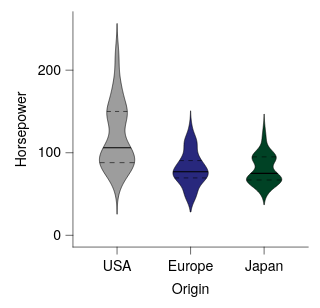

Express this chart as Vega-Lite.
### Vega-Lite specification from a JSON file in a GitHub repository (floating-point values rounded to 4 significant figures; data arrays with more than 128 entries replaced by an {"elided": "..."} marker saying what was removed)
{"background": null, "config": {"arc": {"fill": "#DBDBDB", "fillOpacity": 1.0, "innerRadius": 25.0, "padAngle": 0.03, "stroke": "black", "strokeOpacity": 1, "strokeWidth": 0.25}, "area": {"fill": "#DBDBDB", "fillOpacity": 1.0, "stroke": "black", "strokeOpacity": 1, "strokeWidth": 0.25}, "axis": {"domain": true, "domainCap": "round", "domainColor": "black", "domainWidth": 0.25, "grid": false, "gridCap": "round", "gridColor": "#F1F1F1", "gridDash": [0, 0], "gridOpacity": 1.0, "gridWidth": 0.25, "labelColor": "black", "labelFont": "Helvetica Neue, HelveticaNeue, Helvetica, Arial, sans-serif", "labelFontSize": 6, "labelFontStyle": "normal", "labelFontWeight": 400, "offset": 0, "ticks": true, "tickCap": "round", "tickColor": "black", "tickRound": false, "tickSize": 3.0, "tickWidth": 0.25, "titleColor": "black", "titleFont": "Helvetica Neue, HelveticaNeue, Helvetica, Arial, sans-serif", "titleFontSize": 6, "titleFontStyle": "normal", "titleFontWeight": 400}, "axisX": {"domain": true, "labelAlign": "center", "labelAngle": 0, "labels": true, "ticks": true, "translate": 0}, "axisY": {"domain": true, "labelAlign": "right", "labelAngle": 0, "labels": true, "ticks": true, "translate": 0}, "axisRight": {"domain": true, "labelAlign": "left", "labelAngle": 0, "labels": true, "ticks": true, "translate": 0}, "axisTop": {"domain": true, "labelAlign": "center", "labelAngle": 0, "labels": true, "ticks": true, "translate": 0}, "axisBand": {"tickOffset": 0}, "bar": {"fill": "#DBDBDB", "fillOpacity": 1.0, "stroke": "black", "strokeOpacity": 1, "strokeWidth": 0.25}, "boxplot": {"size": 9.0, "ticks": {"cornerRadius": 0.25, "fill": "black", "opacity": 1, "size": 4.5, "thickness": 0.25}, "box": {"fillOpacity": 1.0, "stroke": "black", "strokeOpacity": 1, "strokeWidth": 0.25}, "median": {"cornerRadius": 0, "fill": "black", "fillOpacity": 1.0, "opacity": 1, "size": 9.0, "thickness": 0.25}, "rule": {"fill": "black", "fillOpacity": 1.0, "size": 10.0, "stroke": "black", "strokeDash": [0, 0], "strokeOpacity": 1, "strokeWidth": 0.25}, "outliers": {"color": "black", "fill": "black", "fillOpacity": 1.0, "size": 0, "stroke": "black", "strokeOpacity": 1, "strokeWidth": 0.25}}, "circle": {"fill": "black", "fillOpacity": 1.0, "size": 1.25, "stroke": null, "strokeOpacity": 1, "strokeWidth": 0.25}, "errorband": {"band": {"fillOpacity": 0.6, "stroke": null, "strokeWidth": 0.25, "strokeOpacity": 1}, "borders": {"opacity": 0, "strokeOpacity": 1, "strokeWidth": 0.25}}, "errorbar": {"opacity": 1, "rule": {"strokeDash": [0, 0], "strokeWidth": 0.25}, "ticks": {"color": "black", "cornerRadius": 0.125, "opacity": 1, "size": 6.0, "thickness": 0.25}, "thickness": 0.25}, "font": "Helvetica Neue, HelveticaNeue, Helvetica, Arial, sans-serif", "geoshape": {"fill": "#DBDBDB", "fillOpacity": 1.0, "stroke": "black", "strokeOpacity": 1, "strokeWidth": 0.25}, "header": {"labelColor": "black", "labelFont": "Helvetica Neue, HelveticaNeue, Helvetica, Arial, sans-serif", "labelFontSize": 6, "labelFontStyle": "normal", "labelFontWeight": 400, "titleColor": "black", "titleFont": "Helvetica Neue, HelveticaNeue, Helvetica, Arial, sans-serif", "titleFontSize": 6, "titleFontStyle": "normal", "titleFontWeight": 400, "titlePadding": 0}, "legend": {"disable": false, "offset": 4.5, "titlePadding": 4, "labelOffset": 2, "gradientLabelOffset": 2, "columnPadding": 4, "rowPadding": 2, "gradientThickness": 5, "gradientOpacity": 1.0, "gradientStrokeColor": "black", "gradientStrokeWidth": 0.25, "labelColor": "black", "labelFont": "Helvetica Neue, HelveticaNeue, Helvetica, Arial, sans-serif", "labelFontSize": 6, "labelFontStyle": "normal", "labelFontWeight": 400, "strokeColor": "black", "strokeWidth": 0, "symbolSize": 36, "symbolStrokeColor": "black", "symbolStrokeWidth": 0.25, "titleColor": "black", "titleFont": "Helvetica Neue, HelveticaNeue, Helvetica, Arial, sans-serif", "titleFontSize": 6, "titleFontStyle": "normal", "titleFontWeight": 400}, "line": {"color": "black", "stroke": "black", "strokeCap": "butt", "strokeDash": [0, 0], "strokeOpacity": 1, "strokeWidth": 0.5}, "point": {"filled": true, "fill": "#DBDBDB", "fillOpacity": 1.0, "size": 5.0, "stroke": "black", "strokeOpacity": 1, "strokeWidth": 0.25}, "range": {"category": ["#9D9D9D", "#28287D", "#004225", "#47266F", "#00605D", "#DBDBDB", "#7983C1", "#6E927B", "#937FB4", "#699A97"], "diverging": {"scheme": ["#4F4265", "#6A5C82", "#85789D", "#A196B7", "#BDB5CE", "#D8D6DD", "#F6F6F6", "#CED8D7", "#9DBFBD", "#75A3A0", "#518683", "#326967", "#164D4B"]}, "heatmap": {"scheme": ["#440154", "#472270", "#433E82", "#38598C", "#2C728E", "#238A8D", "#24A086", "#39B578", "#5DC862", "#96D646", "#CAE02D", "#FDE724"]}, "ordinal": {"scheme": ["#F1F1F1", "#DBDBDB", "#C6C6C6", "#B2B2B2", "#9D9D9D", "#898989", "#767676", "#636363", "#515151", "#404040", "#2F2F2F", "#1F1F1F"]}, "ramp": {"scheme": ["#440154", "#472270", "#433E82", "#38598C", "#2C728E", "#238A8D", "#24A086", "#39B578", "#5DC862", "#96D646", "#CAE02D", "#FDE724"]}}, "rule": {"color": "black", "stroke": "black", "strokeCap": "round", "strokeDash": [2, 2], "strokeOpacity": 1, "strokeWidth": 0.25}, "scale": {"barBandPaddingInner": 0.1, "rectBandPaddingInner": 0, "tickBandPaddingInner": 0.1, "bandPaddingOuter": 0.1, "bandWithNestedOffsetPaddingInner": 0.2, "bandWithNestedOffsetPaddingOuter": 0.2, "offsetBandPaddingInner": 0, "offsetBandPaddingOuter": 0, "continuousPadding": 5.0, "round": false}, "rect": {"fill": "#DBDBDB", "fillOpacity": 1.0, "stroke": "black", "strokeOpacity": 1, "strokeWidth": 0.25}, "square": {"fill": "#DBDBDB", "fillOpacity": 1.0, "size": 10.0, "stroke": "black", "strokeOpacity": 1, "strokeWidth": 0.25}, "text": {"color": "black", "font": "Helvetica Neue, HelveticaNeue, Helvetica, Arial, sans-serif", "fontSize": 6, "fontStyle": "normal", "fontWeight": 400}, "tick": {"color": "black", "cornerRadius": 0.125, "opacity": 1.0, "size": 9.0, "thickness": 0.25}, "title": {"anchor": "middle", "frame": "group", "color": "black", "font": "Helvetica Neue, HelveticaNeue, Helvetica, Arial, sans-serif", "fontSize": 6, "fontStyle": "normal", "fontWeight": 400, "subtitleColor": "black", "subtitleFont": "Helvetica Neue, HelveticaNeue, Helvetica, Arial, sans-serif", "subtitleFontSize": 6, "subtitleFontStyle": "normal", "subtitleFontWeight": 400}, "trail": {"color": "black", "opacity": 1, "size": 0.5}, "view": {"continuousWidth": 100, "continuousHeight": 100, "discreteWidth": 100, "discreteHeight": 100, "fill": null, "stroke": null, "strokeWidth": 0.25}}, "layer": [{"data": {"name": "data-206e5ea21200a9578be6eea6c4c70f28"}, "mark": {"type": "line", "fillOpacity": 1.0, "filled": true, "stroke": "black", "strokeOpacity": 1, "strokeWidth": 0.25}, "encoding": {"color": {"field": "__group", "legend": null, "scale": {"domain": ["USA", "Europe", "Japan"]}, "sort": ["USA", "Europe", "Japan"], "title": null, "type": "nominal"}, "order": {"field": "__order", "type": "quantitative"}, "x": {"axis": null, "field": "__x", "scale": {"domain": [0, 100], "padding": 0, "nice": false}, "type": "quantitative"}, "y": {"field": "__y", "title": "Horsepower", "type": "quantitative", "scale": {"nice": false}}}}, {"data": {"values": [{"__group": "USA", "__y": 88.0, "__x": 11.36, "__x2": 26.14, "__dysonsphere__": 1}]}, "mark": {"type": "rule", "color": "black", "strokeCap": "butt", "strokeDash": [2.111, 2.111], "strokeWidth": 0.25}, "encoding": {"x": {"axis": null, "field": "__x", "scale": {"domain": [0, 100], "padding": 0, "nice": false}, "type": "quantitative"}, "x2": {"field": "__x2"}, "y": {"field": "__y", "title": "Horsepower", "type": "quantitative", "scale": {"nice": false}}}}, {"data": {"values": [{"__group": "USA", "__y": 150.0, "__x": 14.4, "__x2": 23.1, "__dysonsphere__": 1}]}, "mark": {"type": "rule", "color": "black", "strokeCap": "butt", "strokeDash": [1.742, 1.742], "strokeWidth": 0.25}, "encoding": {"x": {"axis": null, "field": "__x", "scale": {"domain": [0, 100], "padding": 0, "nice": false}, "type": "quantitative"}, "x2": {"field": "__x2"}, "y": {"field": "__y", "title": "Horsepower", "type": "quantitative", "scale": {"nice": false}}}}, {"data": {"values": [{"__group": "Europe", "__y": 69.5, "__x": 43.2, "__x2": 56.8, "__dysonsphere__": 1}]}, "mark": {"type": "rule", "color": "black", "strokeCap": "butt", "strokeDash": [1.944, 1.944], "strokeWidth": 0.25}, "encoding": {"x": {"axis": null, "field": "__x", "scale": {"domain": [0, 100], "padding": 0, "nice": false}, "type": "quantitative"}, "x2": {"field": "__x2"}, "y": {"field": "__y", "title": "Horsepower", "type": "quantitative", "scale": {"nice": false}}}}, {"data": {"values": [{"__group": "Europe", "__y": 90.5, "__x": 45.23, "__x2": 54.77, "__dysonsphere__": 1}]}, "mark": {"type": "rule", "color": "black", "strokeCap": "butt", "strokeDash": [1.907, 1.907], "strokeWidth": 0.25}, "encoding": {"x": {"axis": null, "field": "__x", "scale": {"domain": [0, 100], "padding": 0, "nice": false}, "type": "quantitative"}, "x2": {"field": "__x2"}, "y": {"field": "__y", "title": "Horsepower", "type": "quantitative", "scale": {"nice": false}}}}, {"data": {"values": [{"__group": "Japan", "__y": 67.0, "__x": 73.77, "__x2": 88.73, "__dysonsphere__": 1}]}, "mark": {"type": "rule", "color": "black", "strokeCap": "butt", "strokeDash": [2.137, 2.137], "strokeWidth": 0.25}, "encoding": {"x": {"axis": null, "field": "__x", "scale": {"domain": [0, 100], "padding": 0, "nice": false}, "type": "quantitative"}, "x2": {"field": "__x2"}, "y": {"field": "__y", "title": "Horsepower", "type": "quantitative", "scale": {"nice": false}}}}, {"data": {"values": [{"__group": "Japan", "__y": 95.0, "__x": 76.13, "__x2": 86.37, "__dysonsphere__": 1}]}, "mark": {"type": "rule", "color": "black", "strokeCap": "butt", "strokeDash": [2.049, 2.049], "strokeWidth": 0.25}, "encoding": {"x": {"axis": null, "field": "__x", "scale": {"domain": [0, 100], "padding": 0, "nice": false}, "type": "quantitative"}, "x2": {"field": "__x2"}, "y": {"field": "__y", "title": "Horsepower", "type": "quantitative", "scale": {"nice": false}}}}, {"data": {"values": [{"__group": "USA", "__y": 105.3, "__x": 12.72, "__x2": 24.78, "__dysonsphere__": 1}, {"__group": "USA", "__y": 105.6, "__x": 12.76, "__x2": 24.74, "__dysonsphere__": 1}, {"__group": "USA", "__y": 106.0, "__x": 12.83, "__x2": 24.67, "__dysonsphere__": 1}, {"__group": "USA", "__y": 106.7, "__x": 12.95, "__x2": 24.55, "__dysonsphere__": 1}, {"__group": "Europe", "__y": 76.35, "__x": 42.52, "__x2": 57.48, "__dysonsphere__": 1}, {"__group": "Europe", "__y": 76.88, "__x": 42.54, "__x2": 57.46, "__dysonsphere__": 1}, {"__group": "Europe", "__y": 77.0, "__x": 42.55, "__x2": 57.45, "__dysonsphere__": 1}, {"__group": "Europe", "__y": 77.5, "__x": 42.59, "__x2": 57.41, "__dysonsphere__": 1}, {"__group": "Europe", "__y": 77.65, "__x": 42.6, "__x2": 57.4, "__dysonsphere__": 1}, {"__group": "Japan", "__y": 74.35, "__x": 75.27, "__x2": 87.23, "__dysonsphere__": 1}, {"__group": "Japan", "__y": 74.63, "__x": 75.38, "__x2": 87.12, "__dysonsphere__": 1}, {"__group": "Japan", "__y": 75.0, "__x": 75.52, "__x2": 86.98, "__dysonsphere__": 1}, {"__group": "Japan", "__y": 75.18, "__x": 75.59, "__x2": 86.91, "__dysonsphere__": 1}, {"__group": "Japan", "__y": 75.65, "__x": 75.76, "__x2": 86.74, "__dysonsphere__": 1}]}, "mark": {"type": "area", "fill": "black", "fillOpacity": 1, "opacity": 1, "stroke": null, "strokeWidth": 0}, "encoding": {"detail": {"field": "__group", "type": "nominal"}, "x": {"axis": null, "field": "__x", "scale": {"domain": [0, 100], "padding": 0, "nice": false}, "type": "quantitative"}, "x2": {"field": "__x2"}, "y": {"field": "__y", "title": "Horsepower", "type": "quantitative", "scale": {"nice": false}}}}, {"data": {"name": "data-d7a230a7326baf606a19256938f2a2d2"}, "mark": {"type": "bar", "opacity": 0}, "encoding": {"x": {"axis": {}, "field": "Origin", "scale": {"domain": ["USA", "Europe", "Japan"], "paddingInner": 0.0, "paddingOuter": 0.1}, "sort": ["USA", "Europe", "Japan"], "title": "Origin", "type": "nominal"}}, "transform": [{"filter": "false"}]}], "resolve": {"axis": {"x": "independent"}}, "$schema": "https://vega.github.io/schema/vega-lite/v6.4.1.json", "datasets": {"data-206e5ea21200a9578be6eea6c4c70f28": {"elided": "1203 records"}, "data-d7a230a7326baf606a19256938f2a2d2": {"elided": "400 records"}}}
